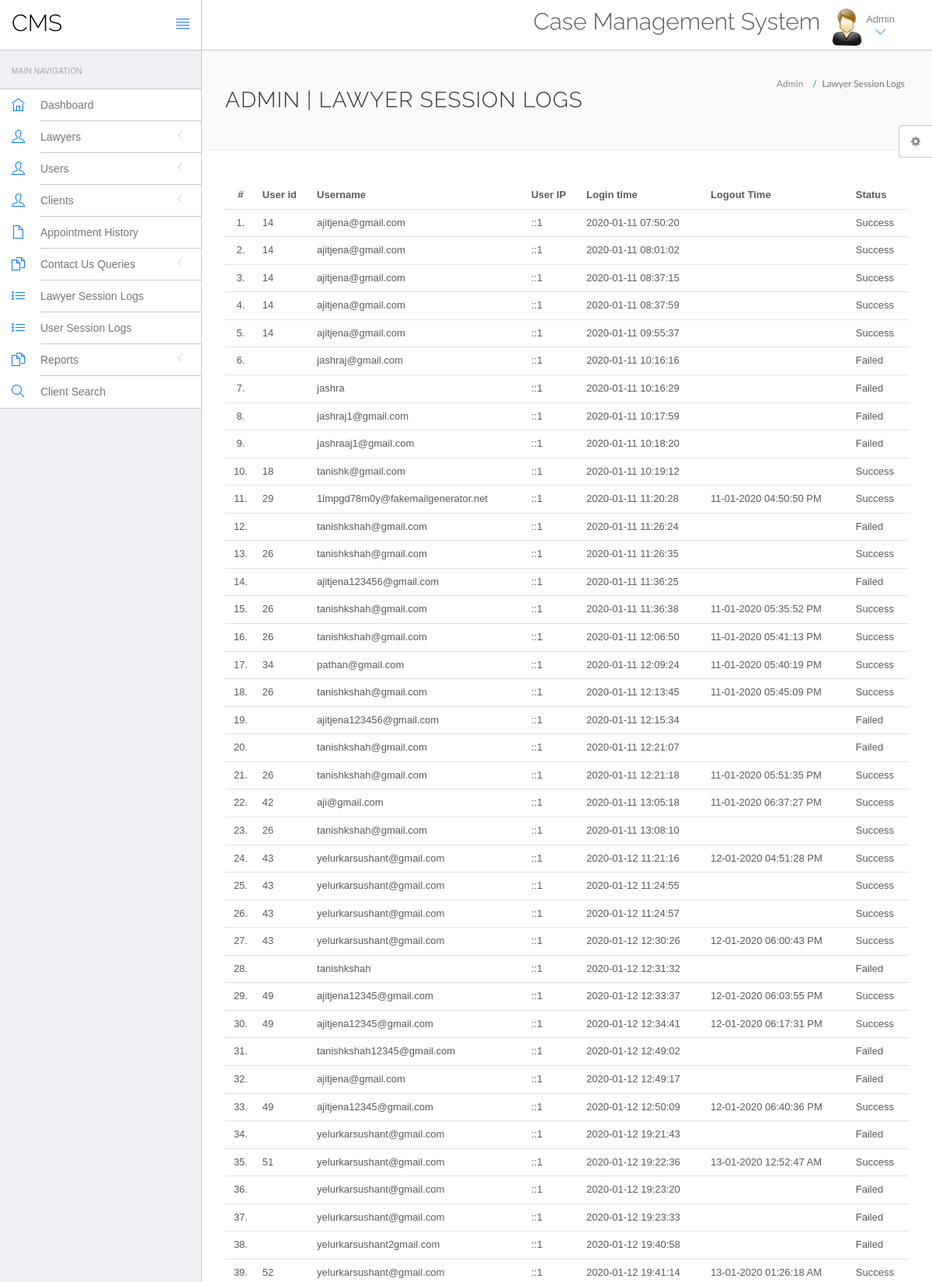
Screenshot of /hms/admin/Lawyer-logs.php (signed in, upper part) with the database file from the repository.
### tables this page shows
CREATE TABLE `doctorslog` (
  `id` int(11) NOT NULL,
  `uid` int(11) DEFAULT NULL,
  `username` varchar(255) DEFAULT NULL,
  `userip` binary(16) DEFAULT NULL,
  `loginTime` timestamp NULL DEFAULT current_timestamp(),
  `logout` varchar(255) DEFAULT NULL,
  `status` int(11) DEFAULT NULL
);

### hms/admin/Lawyer-logs.php (the view, shortened to what this page needs)
<?php
include('include/config.php');
?>
<!DOCTYPE html>
<html lang="en">
	<head>
		<link rel="stylesheet" href="vendor/bootstrap/css/bootstrap.min.css">
		<link rel="stylesheet" href="vendor/fontawesome/css/font-awesome.min.css">
		<link rel="stylesheet" href="vendor/themify-icons/themify-icons.min.css">
		<link href="vendor/animate.css/animate.min.css" rel="stylesheet" media="screen">
		<link href="vendor/perfect-scrollbar/perfect-scrollbar.min.css" rel="stylesheet" media="screen">
		<link href="vendor/switchery/switchery.min.css" rel="stylesheet" media="screen">
		<link href="vendor/bootstrap-touchspin/jquery.bootstrap-touchspin.min.css" rel="stylesheet" media="screen">
		<link href="vendor/select2/select2.min.css" rel="stylesheet" media="screen">
		<link href="vendor/bootstrap-datepicker/bootstrap-datepicker3.standalone.min.css" rel="stylesheet" media="screen">
		<link href="vendor/bootstrap-timepicker/bootstrap-timepicker.min.css" rel="stylesheet" media="screen">
		<link rel="stylesheet" href="assets/css/styles.css">
		<link rel="stylesheet" href="assets/css/plugins.css">
		<link rel="stylesheet" href="assets/css/themes/theme-1.css" id="skin_color" />
	</head>
	<body>
		<div id="app">
<?php include('include/sidebar.php');?>
			<div class="app-content">
					<?php include('include/header.php');?>
				<div class="main-content" >
					<div class="wrap-content container" id="container">
						<section id="page-title">
							<div class="row">
								<div class="col-sm-8">
									<h1 class="mainTitle">Admin  | Lawyer Session Logs</h1>
																	</div>
								<ol class="breadcrumb">
									<li>
										<span>Admin </span>
									</li>
									<li class="active">
										<span>Lawyer Session Logs</span>
									</li>
								</ol>
							</div>
						</section>
						<div class="container-fluid container-fullw bg-white">
									<div class="row">
								<div class="col-md-12">
									<table class="table table-hover" id="sample-table-1">
										<thead>
											<tr>
												<th class="center">#</th>
												<th class="hidden-xs">User id</th>
												<th>Username</th>
												<th>User IP</th>
												<th>Login time</th>
												<th>Logout Time </th>
												<th> Status </th>
											</tr>
										</thead>
										<tbody>
<?php
$sql=mysqli_query($con,"select * from doctorslog ");
$cnt=1;
while($row=mysqli_fetch_array($sql))
{
?>
											<tr>
												<td class="center"><?php echo $cnt;?>.</td>
												<td class="hidden-xs"><?php echo $row['uid'];?></td>
												<td class="hidden-xs"><?php echo $row['username'];?></td>
												<td><?php echo $row['userip'];?></td>
												<td><?php echo $row['loginTime'];?></td>
												<td><?php echo $row['logout'];?>
												</td>
												<td>
<?php if($row['status']==1)
{
	echo "Success";
}
else
{
	echo "Failed";
}?>
</td>
											</tr>
											<?php
$cnt=$cnt+1;
											 }?>
										</tbody>
									</table>
								</div>
							</div>
								</div>
					</div>
				</div>
			</div>
	<?php include('include/setting.php');?>
		</div>
	</body>
</html>

### hms/admin/assets/css/themes/theme-1.css (style rules this page uses)
body { background: #FAFAFA; }

### rows the page displays
doctorslog: uid "14", username "ajitjena@gmail.com", userip "::1", loginTime "2020-01-11 07:50:20", status "Success"
doctorslog: uid "14", username "ajitjena@gmail.com", userip "::1", loginTime "2020-01-11 08:01:02", status "Success"
doctorslog: uid "14", username "ajitjena@gmail.com", userip "::1", loginTime "2020-01-11 08:37:15", status "Success"
doctorslog: uid "14", username "ajitjena@gmail.com", userip "::1", loginTime "2020-01-11 08:37:59", status "Success"
doctorslog: uid "14", username "ajitjena@gmail.com", userip "::1", loginTime "2020-01-11 09:55:37", status "Success"
doctorslog: username "jashraj@gmail.com", userip "::1", loginTime "2020-01-11 10:16:16", status "Failed"
doctorslog: username "jashra", userip "::1", loginTime "2020-01-11 10:16:29", status "Failed"
doctorslog: username "jashraj1@gmail.com", userip "::1", loginTime "2020-01-11 10:17:59", status "Failed"
doctorslog: username "jashraaj1@gmail.com", userip "::1", loginTime "2020-01-11 10:18:20", status "Failed"
doctorslog: uid "18", username "tanishk@gmail.com", userip "::1", loginTime "2020-01-11 10:19:12", status "Success"
doctorslog: uid "29", username "1lmpgd78m0y@fakemailgenerator.net", userip "::1", loginTime "2020-01-11 11:20:28", logout "11-01-2020 04:50:50 PM", status "Success"
doctorslog: username "tanishkshah@gmail.com", userip "::1", loginTime "2020-01-11 11:26:24", status "Failed"
doctorslog: uid "26", username "tanishkshah@gmail.com", userip "::1", loginTime "2020-01-11 11:26:35", status "Success"
doctorslog: username "ajitjena123456@gmail.com", userip "::1", loginTime "2020-01-11 11:36:25", status "Failed"
doctorslog: uid "26", username "tanishkshah@gmail.com", userip "::1", loginTime "2020-01-11 11:36:38", logout "11-01-2020 05:35:52 PM", status "Success"
doctorslog: uid "26", username "tanishkshah@gmail.com", userip "::1", loginTime "2020-01-11 12:06:50", logout "11-01-2020 05:41:13 PM", status "Success"
doctorslog: uid "34", username "pathan@gmail.com", userip "::1", loginTime "2020-01-11 12:09:24", logout "11-01-2020 05:40:19 PM", status "Success"
doctorslog: uid "26", username "tanishkshah@gmail.com", userip "::1", loginTime "2020-01-11 12:13:45", logout "11-01-2020 05:45:09 PM", status "Success"
doctorslog: username "ajitjena123456@gmail.com", userip "::1", loginTime "2020-01-11 12:15:34", status "Failed"
doctorslog: username "tanishkshah@gmail.com", userip "::1", loginTime "2020-01-11 12:21:07", status "Failed"
doctorslog: uid "26", username "tanishkshah@gmail.com", userip "::1", loginTime "2020-01-11 12:21:18", logout "11-01-2020 05:51:35 PM", status "Success"
doctorslog: uid "42", username "aji@gmail.com", userip "::1", loginTime "2020-01-11 13:05:18", logout "11-01-2020 06:37:27 PM", status "Success"
doctorslog: uid "26", username "tanishkshah@gmail.com", userip "::1", loginTime "2020-01-11 13:08:10", status "Success"
doctorslog: uid "43", username "yelurkarsushant@gmail.com", userip "::1", loginTime "2020-01-12 11:21:16", logout "12-01-2020 04:51:28 PM", status "Success"
doctorslog: uid "43", username "yelurkarsushant@gmail.com", userip "::1", loginTime "2020-01-12 11:24:55", status "Success"
doctorslog: uid "43", username "yelurkarsushant@gmail.com", userip "::1", loginTime "2020-01-12 11:24:57", status "Success"
doctorslog: uid "43", username "yelurkarsushant@gmail.com", userip "::1", loginTime "2020-01-12 12:30:26", logout "12-01-2020 06:00:43 PM", status "Success"
doctorslog: username "tanishkshah", userip "::1", loginTime "2020-01-12 12:31:32", status "Failed"
doctorslog: uid "49", username "ajitjena12345@gmail.com", userip "::1", loginTime "2020-01-12 12:33:37", logout "12-01-2020 06:03:55 PM", status "Success"
doctorslog: uid "49", username "ajitjena12345@gmail.com", userip "::1", loginTime "2020-01-12 12:34:41", logout "12-01-2020 06:17:31 PM", status "Success"
doctorslog: username "tanishkshah12345@gmail.com", userip "::1", loginTime "2020-01-12 12:49:02", status "Failed"
doctorslog: username "ajitjena@gmail.com", userip "::1", loginTime "2020-01-12 12:49:17", status "Failed"
doctorslog: uid "49", username "ajitjena12345@gmail.com", userip "::1", loginTime "2020-01-12 12:50:09", logout "12-01-2020 06:40:36 PM", status "Success"
doctorslog: username "yelurkarsushant@gmail.com", userip "::1", loginTime "2020-01-12 19:21:43", status "Failed"
doctorslog: uid "51", username "yelurkarsushant@gmail.com", userip "::1", loginTime "2020-01-12 19:22:36", logout "13-01-2020 12:52:47 AM", status "Success"
doctorslog: username "yelurkarsushant@gmail.com", userip "::1", loginTime "2020-01-12 19:23:20", status "Failed"
doctorslog: username "yelurkarsushant@gmail.com", userip "::1", loginTime "2020-01-12 19:23:33", status "Failed"
doctorslog: username "yelurkarsushant2gmail.com", userip "::1", loginTime "2020-01-12 19:40:58", status "Failed"
doctorslog: uid "52", username "yelurkarsushant@gmail.com", userip "::1", loginTime "2020-01-12 19:41:14", logout "13-01-2020 01:26:18 AM", status "Success"
